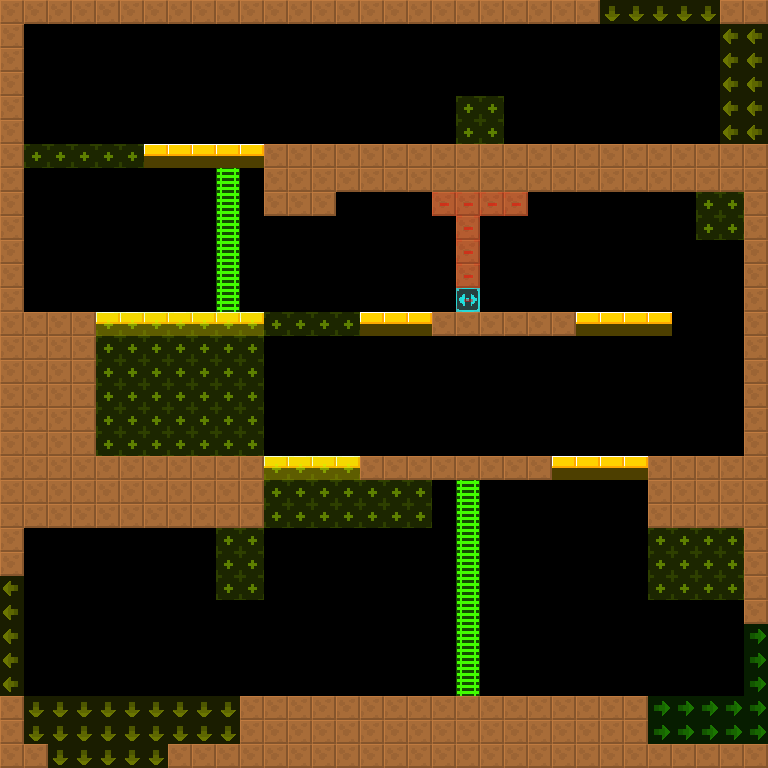

Below is a game level as drawn by its tile map, then a one-line description and the .tmx that defines it (tile-layer data replaced by summaries):
An orthogonal 32x32 tile map with 24x24 px tiles, 2 tile layers (col, lnk), 2 tilesets.

<map version="1.4" tiledversion="1.4.2" orientation="orthogonal" renderorder="right-down" width="32" height="32" tilewidth="24" tileheight="24" infinite="0" nextlayerid="4" nextobjectid="8">
 <tileset firstgid="6" source="../../lnk.tsx" />
 <tileset firstgid="1" source="../../col.tsx" />
 <layer id="1" name="col" width="32" height="32">
  <data>[1024 cells, 300 non-empty, 4 distinct tile ids]</data>
 </layer>
 <layer id="2" name="lnk" width="32" height="32" opacity="0.5">
  <data>[1024 cells, 159 non-empty, 5 distinct tile ids]</data>
 </layer>
 <objectgroup id="3" name="markers" opacity="0.5">
 </objectgroup>
</map>
